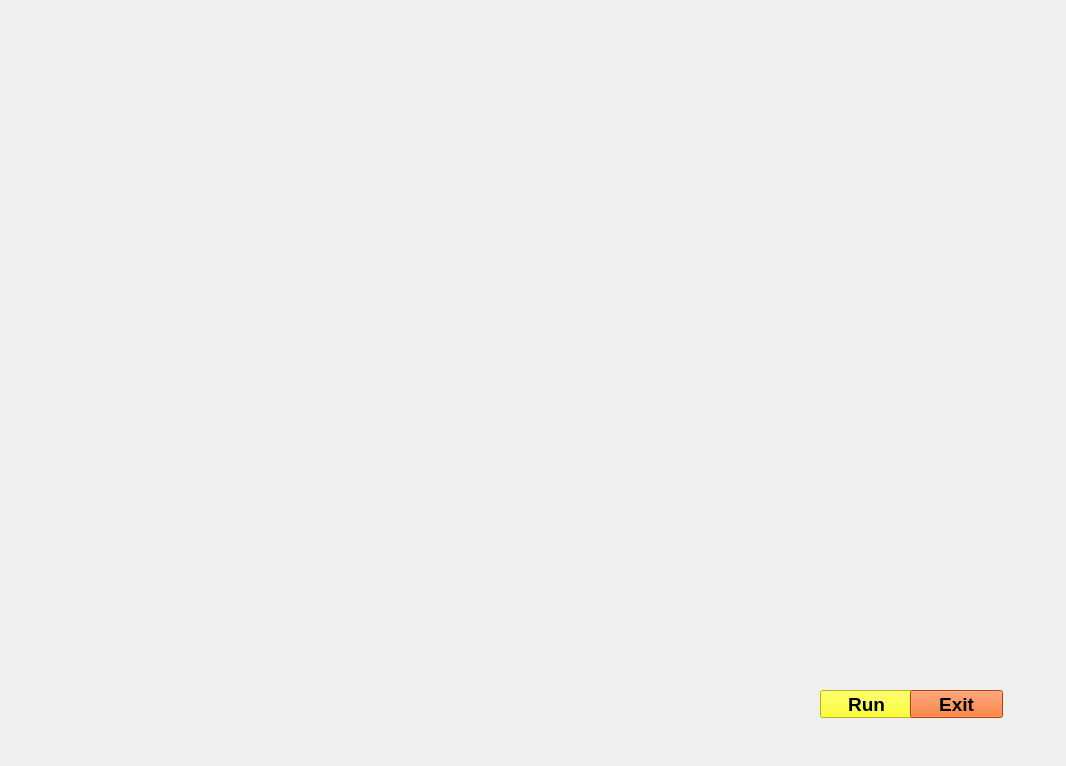
<?xml version="1.0" encoding="UTF-8"?>
<ui version="4.0">
 <class>MainWindow</class>
 <widget class="QMainWindow" name="MainWindow">
  <property name="geometry">
   <rect>
    <x>0</x>
    <y>0</y>
    <width>1066</width>
    <height>766</height>
   </rect>
  </property>
  <property name="windowTitle">
   <string>MainWindow</string>
  </property>
  <widget class="QWidget" name="centralwidget">
   <widget class="QLabel" name="zenoUi">
    <property name="geometry">
     <rect>
      <x>0</x>
      <y>0</y>
      <width>1071</width>
      <height>771</height>
     </rect>
    </property>
    <property name="text">
     <string/>
    </property>
    <property name="pixmap">
     <pixmap>aed11d6975231b91c8e992c02b8376da.gif</pixmap>
    </property>
    <property name="scaledContents">
     <bool>true</bool>
    </property>
   </widget>
   <widget class="QPushButton" name="pushButton">
    <property name="geometry">
     <rect>
      <x>820</x>
      <y>690</y>
      <width>93</width>
      <height>28</height>
     </rect>
    </property>
    <property name="font">
     <font>
      <pointsize>14</pointsize>
      <weight>75</weight>
      <bold>true</bold>
     </font>
    </property>
    <property name="styleSheet">
     <string notr="true">background-color: rgb(255, 255, 0);</string>
    </property>
    <property name="text">
     <string>Run</string>
    </property>
   </widget>
   <widget class="QPushButton" name="pushButton_2">
    <property name="geometry">
     <rect>
      <x>910</x>
      <y>690</y>
      <width>93</width>
      <height>28</height>
     </rect>
    </property>
    <property name="font">
     <font>
      <pointsize>14</pointsize>
      <weight>75</weight>
      <bold>true</bold>
     </font>
    </property>
    <property name="styleSheet">
     <string notr="true">background-color: rgb(255, 85, 0);</string>
    </property>
    <property name="text">
     <string>Exit</string>
    </property>
   </widget>
   <widget class="QTextBrowser" name="textBrowser">
    <property name="geometry">
     <rect>
      <x>590</x>
      <y>40</y>
      <width>201</width>
      <height>41</height>
     </rect>
    </property>
    <property name="styleSheet">
     <string notr="true">background:transparent;
border-radius:none;</string>
    </property>
   </widget>
   <widget class="QTextBrowser" name="textBrowser_2">
    <property name="geometry">
     <rect>
      <x>800</x>
      <y>40</y>
      <width>201</width>
      <height>41</height>
     </rect>
    </property>
    <property name="styleSheet">
     <string notr="true">background:transparent;
border-radius:none;</string>
    </property>
   </widget>
   <widget class="QLabel" name="label_2">
    <property name="geometry">
     <rect>
      <x>4</x>
      <y>5</y>
      <width>401</width>
      <height>131</height>
     </rect>
    </property>
    <property name="text">
     <string/>
    </property>
    <property name="pixmap">
     <pixmap>T8bahf.gif</pixmap>
    </property>
   </widget>
  </widget>
 </widget>
 <resources/>
 <connections/>
</ui>
